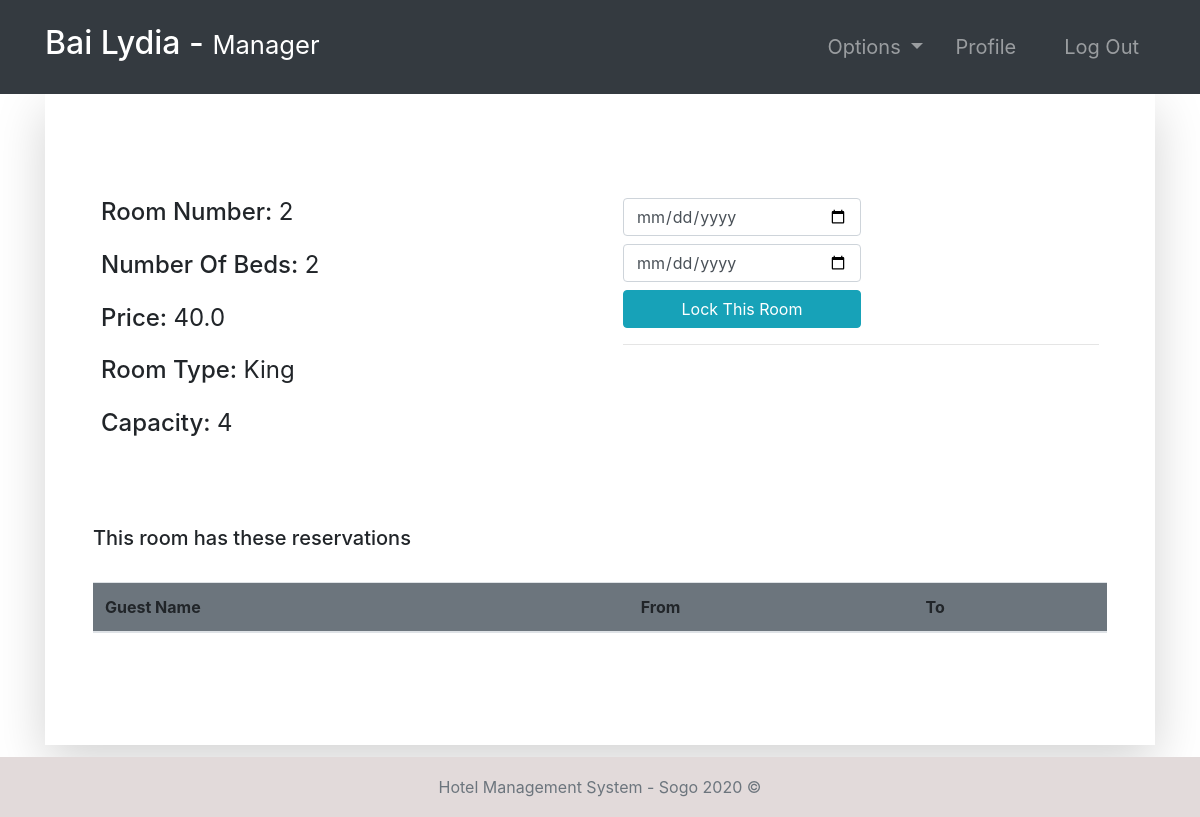
Page /room-profile/2/ (signed in) on the committed database.
### room/models.py (models this page shows, shortened)
class Room(models.Model):
    ROOM_TYPES = (
        ('King', 'King'),
        ('Luxury', 'Luxury'),
        ('Normal', 'Normal'),
        ('Economic', 'Economic'),
    )
    number = models.IntegerField(primary_key=True)
    capacity = models.SmallIntegerField()
    numberOfBeds = models.SmallIntegerField()
    roomType = models.CharField(max_length=20, choices=ROOM_TYPES)
    price = models.FloatField()
    statusStartDate = models.DateField(null=True)
    statusEndDate = models.DateField(null=True)

### room/views.py (the view, shortened to what this page needs)
# urls.py: path('room-profile/<str:id>/', room_profile, name="room-profile"),
@login_required(login_url='login')
def room_profile(request, id):
    role = str(request.user.groups.all()[0])
    path = role + "/"
    tempRoom = Room.objects.get(number=id)
    bookings = Booking.objects.filter(roomNumber=tempRoom)
    guests = Guest.objects.all()
    bookings2 = Booking.objects.all()
    context = {
        "role": role,
        "bookings": bookings,
        "room": tempRoom,
        "guests": guests,
        "bookings2": bookings2
    }
    return render(request, path + "room-profile.html", context)

### Templates/manager/room-profile.html
{% extends '../index.html' %}
{% block context %}
{% include '../common_pages/room-profile.html' %}
{% endblock %}

### Templates/incs/nav.html (shortened to what this page needs)
<nav class="navbar navbar-dark bg-dark navbar-expand-lg py-3 " role="navigation">
    <div class="container">
        <a href="" class="navbar-brand">
            <h2 class="text-capitalize">
                {{ request.user.first_name }} {{ request.user.last_name }} -
                <small>
                    {{ role }}
                </small>
            </h2>
        </a>
        <div class="collapse navbar-collapse" id="navbarTags">
            <ul class="navbar-nav ml-auto">
                <li class="nav-item dropdown p-2">
                    <a class="nav-link dropdown-toggle" href="#" id="navbarDropdown" role="button"
                        data-toggle="dropdown" aria-haspopup="true" aria-expanded="false">
                        Options
                    </a>
                </li>
                <li class="nav-item mr-3 p-2">
                    {% if role == 'staff' or role == 'receptionist' or role == 'admin' or role == 'manager' %}
                    <a href="{% url 'employee-profile' user.id %}" class="nav-link">Profile</a>
                    {% endif %}
                </li>
                <li class="nav-item p-2 ">
                    <a href="{% url 'logout' %}" class="nav-link">Log Out</a>
                </li>
            </ul>
        </div>
    </div>
</nav>

### Templates/common_pages/room-profile.html (shortened to what this page needs)
<div class="container">
    <div class="shadow-lg p-5">
        <div class="row mt-5">
            <div class="col-6">
                <div class="p-2 h4">
                    <span>Room Number:</span>
                    <span class="font-weight-normal">{{room.number}}</span>
                </div>
                <div class="p-2 h4">
                    <span>Number Of Beds:</span>
                    <span class="font-weight-normal">{{room.numberOfBeds}}</span>
                </div>
                <div class="p-2 h4">
                    <span>Price:</span>
                    <span class="font-weight-normal">{{room.price}}</span>
                </div>
                <div class="p-2 h4">
                    <span>Room Type:</span>
                    <span class="font-weight-normal">{{ room.roomType }}</span>
                </div>
                <div class="p-2 h4">
                    <span>Capacity: </span>
                    <span class="font-weight-normal">{{room.capacity}}</span>
                </div>
            </div>
            <div class="col-6">
                {% if role == "manager" or role == "admin" %}
                <div class="p-2 h4 ">
                    <form action="" method="POST">
                        <input type="date" placeholder="Enter Start Date" name="bsd" required
                            class="form-control w-50 mb-2">
                        <input type="date" placeholder="Enter End Date" name="bed" required
                            class="form-control w-50 mb-2">
                        <button name="lockRoom" type="submit" class="btn btn-info w-50">Lock This Room</button>
                        <br>
                    </form>
                    <form action="" method="POST">
                        <hr>
                    </form>
                </div>
                {% endif %}
                <br>
            </div>
        </div>
        <br>
        <div class="table-responsive table-striped my-5">
            <div class="table-header row">
                <div class="col-sm-12 col-md-12 col-lg-4 mb-4">
                    <h5>This room has these reservations</h5>
                </div>
            </div>
            <table class="table table-hover table-striped">
                <thead class="bg-secondary rounded">
                    <tr>
                        {% if role != 'guest' %} <th>Guest Name</th> {% endif %}
                        <th>From </th>
                        <th>To</th>
                    </tr>
                </thead>
            </table>
        </div>
    </div>
</div>

### static/css/main.css (style rules this page uses)
* { margin: 0; padding: 0; -webkit-font-smoothing: antialiased; }
body { position: relative; }
nav .nav-item { font-size: 20px; }

### rows in the picture
Room: number "2", numberOfBeds "2", price "40.0", roomType "King", capacity "4"

### other values in the picture
{{ request.user.first_name }} "Bai"
{{ request.user.last_name }} "Lydia"
{{ role }} "Manager"
